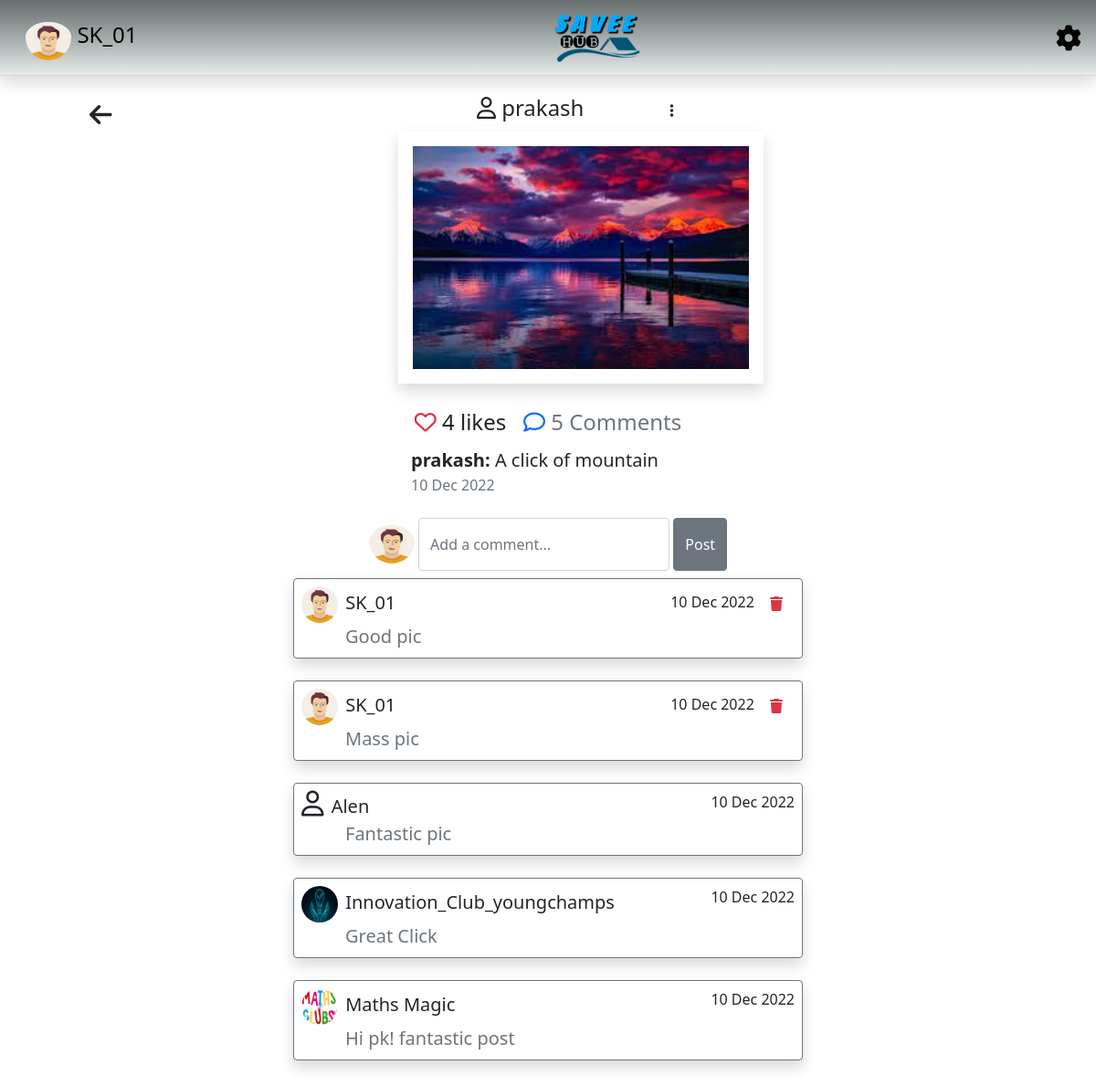
Screenshot of /comments.php?id=45&owner=prakash&comment_status=0 (signed in) with the database file from the repository.
### tables this page shows
CREATE TABLE `image` (
  `id` int(11) NOT NULL,
  `username` varchar(32) NOT NULL,
  `post` varchar(64) DEFAULT NULL,
  `caption` text DEFAULT NULL,
  `likes` int(11) NOT NULL DEFAULT 0,
  `created_at` timestamp NOT NULL DEFAULT current_timestamp()
);

CREATE TABLE `image_comments` (
  `comment_id` int(11) NOT NULL,
  `image_id` int(11) NOT NULL,
  `commenter` varchar(32) NOT NULL,
  `owner` varchar(32) NOT NULL,
  `comments` varchar(192) NOT NULL,
  `created_at` timestamp NOT NULL DEFAULT current_timestamp()
);

### comments.php (the view, shortened to what this page needs)
<?php
include('config/connect.php');
$username = $_SESSION['name'];
$status_of_comment = $_GET['comment_status'];
$id = $_GET['id'];
$rows = array();
$row_of_pic = array();
if ($status_of_comment == 0) {
    $sql = "SELECT * FROM image_comments where image_id = '$id'";
    $res = mysqli_query($conn, $sql);
    while ($row = mysqli_fetch_array($res))
        $rows[] = $row;
    $query = "SELECT * from image where id = '$id'";
    $result = mysqli_query($conn, $query);
    while ($r = mysqli_fetch_array($result))
        $row_of_pic[] = $r;
} else if ($status_of_comment == 1) {
    $sql = "SELECT * FROM club_pics_comments where image_id = '$id'";
    $res = mysqli_query($conn, $sql);
    while ($row = mysqli_fetch_array($res))
        $rows[] = $row;
    $query = "SELECT * from club_pics where id = '$id'";
    $result = mysqli_query($conn, $query);
    while ($r = mysqli_fetch_array($result))
        $row_of_pic[] = $r;
}
?>
<!DOCTYPE html>
<html lang="en">
<head>
    <?php include('header.php') ?>
</head>
<body class="container">
    <?php include('navigation.php'); ?>
    <?php if ($status_of_comment == 0) { ?>
        <div class="justify-content-center text-center m-2">
            <a href="javascript:history.go(-1)" class="text-dark text-decoration-none fs-3 ms-5 float-start"><i class="fa-solid fa-arrow-left"></i> </a>
            <h4 class="ps-3 ">
                <?php
                $name = $row_of_pic[0]['username'];
                $sql = "SELECT pic FROM login where username = '$name'";
                $res = mysqli_query($conn, $sql);
                $picture = $res->fetch_array()['pic'];
                if ($picture == '') { ?>
                    <i class="fa-regular fa-user"></i>
                <?php } else { ?>
                    <img src="./profile_pics/<?php echo $picture; ?>" alt="" class="friends_pic">
                <?php } ?>
                <?php echo $row_of_pic[0]['username']; ?>
                <span>
                    <i class="fa-solid fa-ellipsis-vertical btn" data-bs-container="body" data-bs-toggle="popover" data-bs-placement="right" data-bs-content="Save Post">
                    </i>
                </span>
            </h4>
            <img src="./uploads/<?php echo $row_of_pic[0]['post']; ?>" width="400px" class="p-3 shadow mx-auto" alt="">
            <br>
            <br>
            <h4 class="p-1">
                <a href="update.php?id=<?php echo $row_of_pic[0]['id'] ?>&pic=1" class="text-decoration-none text-danger">
                    <i class="fa-regular fa-heart"> </i>
                </a>
                <?php echo $row_of_pic[0]['likes']; ?> likes
                &nbsp;
                <i class="fa-regular fa-comment text-primary"></i>
                <a href="comments.php?id=<?php echo $row_of_pic[0]['id'] ?>&owner=<?php echo $row_of_pic[0]['username']; ?>&comment_status=0" class="text-decoration-none text-secondary"><span>
                        <?php
                        $image_id = $row_of_pic[0]['id'];
                        $comment_query = "SELECT COUNT(comments)as count from image_comments where image_id='$image_id'";
                        $res = mysqli_query($conn, $comment_query);
                        echo $res->fetch_array()['count'];
                        ?> Comments</span></a>
            </h4>
            <?php if ($row_of_pic[0]['caption'] != '') {  ?>
                <div class="text-start fs-5 fw-light mx-auto" style="width: 300px; height:auto;">
                    <span class="fw-bold"> <?php echo $row_of_pic[0]['username']; ?>:</span> <?php echo $row_of_pic[0]['caption'] ?>
                </div>
            <?php } ?>
            <div class="text-start text-secondary mx-auto" style="width: 300px; height:auto;">
                <span class="fs-6">
                    <?php
                    $dt = strtotime($row_of_pic[0]['created_at']);
                    echo date("d", $dt);
                    echo date("M", $dt);
                    echo date("Y", $dt);
                    ?>
                </span>
            </div>
            <br>
            <form action="" method="POST" class="d-flex justify-content-center">
                <label for="comment" class="form-label">
                    <?php if ($pic == '') {  ?>
                        <i class="fs-3 fa-regular fa-user"></i>
                    <?php } else { ?>
                        <img src="./profile_pics/<?php echo $pic ?>" class="pt-2" alt="" id="profile_pic">
                    <?php } ?>
                </label> &nbsp;
                <input type="text" class="form-control w-25" name="comment" id="comment" placeholder="Add a comment..."> &nbsp;
                <button type="submit" class="btn btn-secondary" name="post" id="post">Post</button>
            </form>
        </div>
        <?php foreach ($rows as $row) { ?>
            <div class="mx-auto w-50  card border border-1 border-secondary d-flex p-2 shadow ">
                <div class="">
                    <div class="float-start">
                        <?php
                        $comment_pic = '';
                        $name = $row['commenter'];
                        $sql = "SELECT pic FROM login where username = '$name'";
                        $res = mysqli_query($conn, $sql);
                        $c = mysqli_num_rows($res);
                        if ($c == 1)
                            $comment_pic = $res->fetch_array()['pic'];
                        $sql = "SELECT pic FROM club where club_name = '$name'";
                        $res = mysqli_query($conn, $sql);
                        $c = mysqli_num_rows($res);
                        if ($c == 1)
                            $comment_pic = $res->fetch_array()['pic'];
                        if ($comment_pic == '') { ?>
                            <i class="fs-3 fa-regular fa-user"></i>
                        <?php } else { ?>
                            <img src="./profile_pics/<?php echo $comment_pic; ?>" alt="" class="friends_pic">
                        <?php } ?>
                        <span class="fs-5 fw-normal px-1"><?php echo $row['commenter'] ?></span>
                    </div>
                    <div class="float-end">
                        <span class="fs-6 ">
                            <?php
                            $dt = strtotime($row['created_at']);
                            echo date("d", $dt);
                            echo date("M", $dt);
                            echo date("Y", $dt);
                            ?>
                        </span>
                        <?php if ($username == $row['commenter'] || $username == $row_of_pic[0]['username']) { ?>
                                <button type="submit" class="btn" name="delete_comment_user_<?php echo $row['comment_id'] ?>">
                                    <i class="fa-solid fa-trash fs-6 text-danger"></i>
                                </button>
                        <?php } ?>
                    </div>
                </div>
                <div class="px-5">
                    <span class="fs-5 text-secondary"><?php echo $row['comments'] ?></span>
                </div>
            </div>
            <br>
        <?php } ?>
    <?php } else if ($status_of_comment == 1) { ?>
        <div class="justify-content-center text-center m-2">
            <a href="javascript:history.go(-1)" class="text-dark text-decoration-none fs-3 ms-5 float-start"><i class="fa-solid fa-arrow-left"></i> </a>
            <h4 class="ps-3 ">
                <?php
                $picture = '';
                $name = $row_of_pic[0]['username'];
                $sql = "SELECT pic FROM club where club_name = '$name'";
                $res = mysqli_query($conn, $sql);
                $picture = $res->fetch_array()['pic'];
                if ($picture == '') { ?>
                    <i class="fa-regular fa-user"></i>
                <?php } else { ?>
                    <img src="./profile_pics/<?php echo $picture; ?>" alt="" class="friends_pic">
                <?php } ?>
                <?php echo $row_of_pic[0]['username']; ?>
                &nbsp; &nbsp; &nbsp; &nbsp; &nbsp; &nbsp;
                <span>
                    <i class="fa-solid fa-ellipsis-vertical btn" data-bs-container="body" data-bs-toggle="popover" data-bs-placement="right" data-bs-content="Save Post">
                    </i>
                </span>
            </h4>
            <img src="./club_pics/<?php echo $row_of_pic[0]['post']; ?>" width="400px" class="p-3 shadow mx-auto" alt="">
            <br>
            <br>
            <h4 class="p-1">
                <a href="update.php?id=<?php echo $row_of_pic[0]['id'] ?>&pic=1" class="text-decoration-none text-danger">
                    <i class="fa-regular fa-heart"> </i>
                </a>
                <?php echo $row_of_pic[0]['likes']; ?> likes
                &nbsp;
                <i class="fa-regular fa-comment text-primary"></i>
                <a href="comments.php?id=<?php echo $row_of_pic[0]['id'] ?>&owner=<?php echo $row_of_pic[0]['username']; ?>&comment_status=1" class="text-decoration-none text-secondary"><span>
                        <?php
                        $image_id = $row_of_pic[0]['id'];
                        $comment_query = "SELECT COUNT(comments)as count from club_pics_comments where image_id='$image_id'";
                        $res = mysqli_query($conn, $comment_query);
                        echo $res->fetch_array()['count'];
                        ?> Comments</span></a>
            </h4>
            <?php if ($row_of_pic[0]['caption'] != '') {  ?>
                <div class="text-start fs-5 fw-light mx-auto" style="width: 300px; height:auto;">
                    <span class="fw-bold"> <?php echo $row_of_pic[0]['username']; ?>:</span> <?php echo $row_of_pic[0]['caption'] ?>
                </div>
            <?php } ?>
            <div class="text-start text-secondary mx-auto" style="width: 300px; height:auto;">
                <span class="fs-6">
                    <?php
                    $dt = strtotime($row_of_pic[0]['created_at']);
                    echo date("d", $dt);
                    echo " ";
                    echo date("M", $dt);
                    echo " ";
                    echo date("Y", $dt);
                    ?>
                </span>
            </div>
            <br>
            <form action="" method="POST" class="d-flex justify-content-center">
                <label for="comment" class="form-label">
                    <?php if ($pic == '') {  ?>
                        <i class="fs-3 fa-regular fa-user"></i>
                    <?php } else { ?>
                        <img src="./profile_pics/<?php echo $pic ?>" class="pt-2" alt="" id="profile_pic">
                    <?php } ?>
                </label> &nbsp;
                <input type="text" class="form-control w-25" name="comment" id="comment" placeholder="Add a comment..."> &nbsp;
                <button type="submit" class="btn btn-secondary" name="post" id="post">Post</button>
            </form>
        </div>
        <?php foreach ($rows as $row) { ?>
            <div class="mx-auto w-50  card border border-1 border-secondary d-flex p-2 shadow ">
                <div class="">
                    <div class="float-start">
                        <?php
                        $comment_pic = '';
                        $name = $row['commenter'];
                        $sql = "SELECT pic FROM login where username = '$name'";
                        $res = mysqli_query($conn, $sql);
                        $c = mysqli_num_rows($res);
                        if ($c == 1)
                            $comment_pic = $res->fetch_array()['pic'];
                        $sql = "SELECT pic FROM club where club_name = '$name'";
                        $res = mysqli_query($conn, $sql);
                        $c = mysqli_num_rows($res);
                        if ($c == 1)
                            $comment_pic = $res->fetch_array()['pic'];
                        if ($comment_pic == '') { ?>
                            <i class="fs-3 fa-regular fa-user"></i>
                        <?php } else { ?>
                            <img src="./profile_pics/<?php echo $comment_pic; ?>" alt="" class="friends_pic">
                        <?php } ?>
                        <span class="fs-5 fw-normal px-1"><?php echo $row['commenter'] ?></span>
                    </div>
                    <div class="float-end">
                        <span class="fs-6 ">
                            <?php
                            $dt = strtotime($row['created_at']);
                            echo date("d", $dt);
                            echo " ";
                            echo date("M", $dt);
                            echo " ";
                            echo date("Y", $dt);
                            ?>
                        </span>
                        <?php if ($username == $row['commenter']  || $username == $row_of_pic[0]['username']) { ?>
                            <button type="submit" class="btn" name="delete_comment_club">
                                <i class="fa-solid fa-trash fs-6 text-danger"></i>
                            </button>
                        <?php } ?>
                    </div>
                </div>
                <div class="px-5">
                    <span class="fs-5"><?php echo $row['comments'] ?></span>
                </div>
            </div>
            <br>
        <?php } ?>
    <?php } ?>
    <br><br>
</body>
</html>

### navigation.php (shortened to what this page needs)
<?php
$status = $_SESSION['is_club'];
$pic = '';
if($status == 0){
$sql = "SELECT pic FROM login where username = '$username'";
$res = mysqli_query($conn, $sql);
$pic = $res->fetch_array()['pic'];
}else if($status == 1){
  $sql = "SELECT pic FROM club where club_name = '$username'";
$res = mysqli_query($conn, $sql);
$pic = $res->fetch_array()['pic'];
}
?>
<div>
  <nav class="navbar navbar-expand-sm shadow   navbar-inverse fixed-top  navbar-dark" style="background-color:#F5FCFF" id="navigation">
    <a class="nav-link text-black float-start text-warning fs-4 ps-4" href="viewprofile.php">
      <?php if ($pic == '') {  ?>
        <i class="fa-regular fa-user"></i>
      <?php } else { ?>
        <img src="./profile_pics/<?php echo $pic ?>" class="pt-2" alt="" id="profile_pic">
      <?php } ?>
      <?php echo  $_SESSION['name'] ?> </a>
    <img src="images/logo1.png" class="d-block mx-auto" width="100px" height="10%">
    <a class="nav-link text-black float-end text-warning fs-3 " href="settings.php"> <i class="fa-solid fa-gear"></i></a>
  </nav>
</div>
<br><br><br><br>

### comments.php (style rules this page uses)
.friends_pic { width: 40px; height: 40px; border-radius: 80px; }

### navigation.php (style rules this page uses)
#profile_pic { width: 50px; height: 50px; border-radius: 80px; }
#navigation { background-image: linear-gradient(to bottom, #656d6d, #838b8b, #a3aaaa, #c4caca, #e6ebeb); border-bottom: 1px solid lightgrey; }

### rows the page displays
image: username "prakash", post (picture), likes "4", caption "A click of mountain", created_at "10", created_at "Dec", created_at "2022"
image_comments: login.pic (placeholder picture), commenter "SK_01", created_at "10", created_at "Dec", created_at "2022", comments "Good pic"
image_comments: login.pic (placeholder picture), commenter "SK_01", created_at "10", created_at "Dec", created_at "2022", comments "Mass pic"
image_comments: commenter "Alen", created_at "10", created_at "Dec", created_at "2022", comments "Fantastic pic"
image_comments: shows a picture, commenter "Innovation_Club_youngchamps", created_at "10", created_at "Dec", created_at "2022", comments "Great Click"
image_comments: shows a picture, commenter "Maths Magic", created_at "10", created_at "Dec", created_at "2022", comments "Hi pk! fantastic post"

### other values shown
$_SESSION['name'] "SK_01"
$res->fetch_array()['count'] "5"
